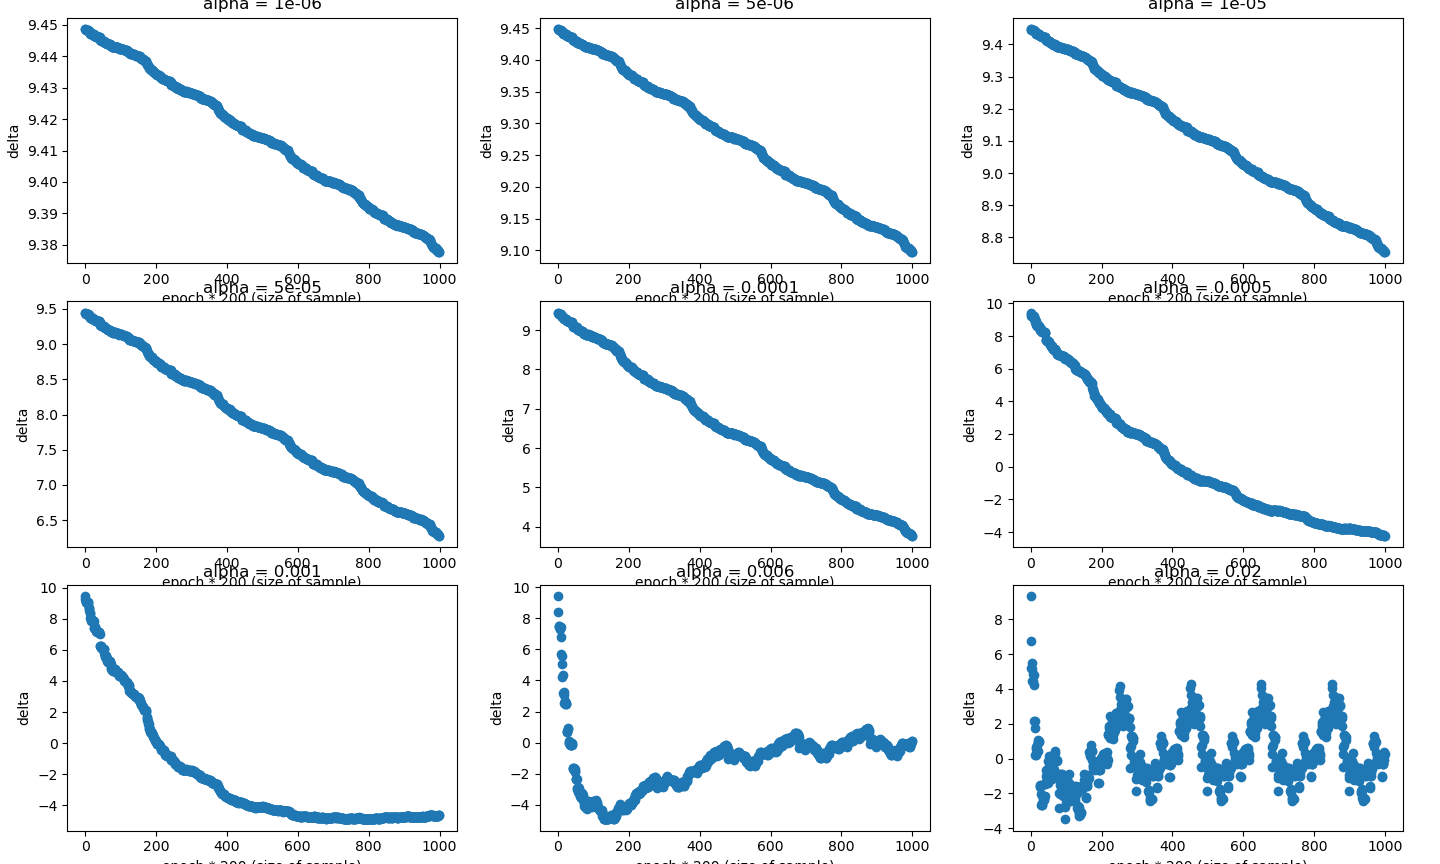

Generate this figure with Python:
import numpy as np
import pandas as pd
from sklearn.preprocessing import StandardScaler
import matplotlib.pyplot as plt

features = pd.read_csv('features.csv')

scaler = StandardScaler()
features = scaler.fit_transform(features)

target = pd.read_csv('target.csv')

target = target - target.mean()

X_train = pd.DataFrame(features[:features.shape[0]//2]).to_numpy()
X_test = pd.DataFrame(features[features.shape[0]//2:]).to_numpy()
Y_train = pd.DataFrame(target[:target.shape[0]//2]).to_numpy()
Y_test = pd.DataFrame(target[target.shape[0]//2:]).to_numpy()
Y_train = np.reshape(Y_train, -1)
Y_test = np.reshape(Y_test, -1)

X_train_transpose = X_train.transpose()

fig, axes = plt.subplots(nrows=3, ncols=3, figsize=(10,10))
fig.tight_layout() 

phi = 0.5
n = X_train.shape[0]
p = X_train.shape[1]

betahat = np.linalg.inv(X_train_transpose @ X_train + phi * np.eye(p)) @ X_train_transpose @ Y_train

def loss_func(beta):
    return (1/n) * (np.linalg.norm(Y_train - X_train @ beta, ord=2) ** 2) + (np.linalg.norm(beta, ord=2) ** 2)

def gradient_i(beta, i):
    return 2 * ((np.dot(X_train[i], beta) * X_train[i]) - (Y_train[i] * X_train[i]) + (1/n) * phi * beta)

def MSE_train(beta):
    return (1/n) * (np.linalg.norm(Y_train - X_train @ beta, ord=2) ** 2)

def MSE_test(beta):
    return (1/n) * (np.linalg.norm(Y_test - X_test @ beta, ord=2) ** 2)

r_plot = 0
c_plot = 0

epochs = 5*n

results = []

for alpha in [0.000001, 0.000005, 0.00001, 0.00005, 0.0001, 0.0005, 0.001, 0.006, 0.02]:
    indexes = np.arange(epochs)
    deltas = np.full(epochs, -1.0)

    start = np.ones(p)
    beta_k = start

    for i in range(0, epochs):
        gradient_beta_i = gradient_i(beta_k, i % n)
        beta_k = beta_k - alpha * gradient_beta_i
        
        delta_k = loss_func(beta_k) - loss_func(betahat)
        deltas[i] = delta_k

    if alpha == 0.006:
        print(MSE_train(beta_k))
        print(MSE_test(beta_k))

    axes[r_plot, c_plot].scatter(indexes, deltas)
    axes[r_plot, c_plot].set_title(f'alpha = {alpha}')
    axes[r_plot, c_plot].set_xlabel('epoch * 200 (size of sample)')
    axes[r_plot, c_plot].set_ylabel('delta')

    if c_plot >= 2:
        r_plot += 1
        c_plot = 0
    else:
        c_plot += 1

plt.show()
